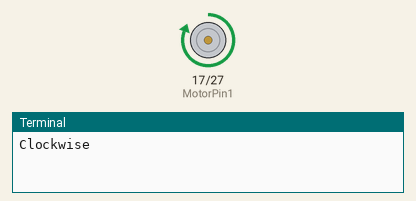
The program below on a simulated Raspberry Pi (BCM pin numbers). Shown: motor-driver pin pairs drawn as motors (green arrow = first pin HIGH = forward, orange = second pin HIGH = backward, longer = more drive, scaled by the enable pin), the last lines printed to the terminal.

Above: at 2.5 s.
At 12.5 s:
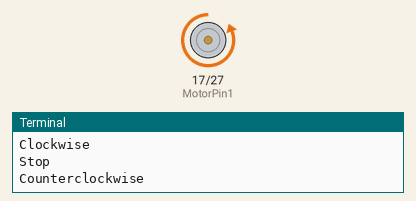
At 17.5 s:
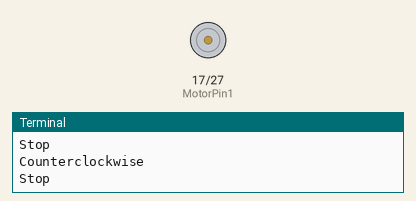
Timing chart, 0 to 26.0 s (numbered marks = the images above):
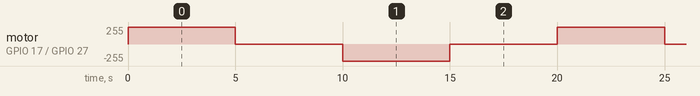

The program:

1.3.1_Motor.py
```python
'''
/**********************************************************************
* Author      : Ala Rmida
* E-mail      : ala.rmida.ingen@gmail.com
* website     : https://ala-rmida-ann1998.netlify.app/
**********************************************************************/'''

import RPi.GPIO as GPIO
import time

# Set up pins
MotorPin1   = 17
MotorPin2   = 27
MotorEnable = 22

def setup():
	# Set the GPIO modes to BCM Numbering
	GPIO.setmode(GPIO.BCM)
	# Set pins to output
	GPIO.setup(MotorPin1, GPIO.OUT)
	GPIO.setup(MotorPin2, GPIO.OUT)
	GPIO.setup(MotorEnable, GPIO.OUT, initial=GPIO.LOW)

# Define a motor function to spin the motor
# direction should be
# 1(clockwise), 0(stop), -1(counterclockwise)
def motor(direction):
	# Clockwise
	if direction == 1:
		# Set direction
		GPIO.output(MotorPin1, GPIO.HIGH)
		GPIO.output(MotorPin2, GPIO.LOW)
		# Enable the motor
		GPIO.output(MotorEnable, GPIO.HIGH)
		print ("Clockwise")
	# Counterclockwise
	if direction == -1:
		# Set direction
		GPIO.output(MotorPin1, GPIO.LOW)
		GPIO.output(MotorPin2, GPIO.HIGH)
		# Enable the motor
		GPIO.output(MotorEnable, GPIO.HIGH)
		print ("Counterclockwise")
	# Stop
	if direction == 0:
		# Disable the motor
		GPIO.output(MotorEnable, GPIO.LOW)
		print ("Stop")

def main():

	# Define a dictionary to make the script more readable
	# CW as clockwise, CCW as counterclockwise, STOP as stop
	directions = {'CW': 1, 'CCW': -1, 'STOP': 0}
	while True:
		# Clockwise
		motor(directions['CW'])
		time.sleep(5)
		# Stop
		motor(directions['STOP'])
		time.sleep(5)
		# Anticlockwise
		motor(directions['CCW'])
		time.sleep(5)
		# Stop
		motor(directions['STOP'])
		time.sleep(5)

def destroy():
	# Stop the motor
	GPIO.output(MotorEnable, GPIO.LOW)
	# Release resource
	GPIO.cleanup()

# If run this script directly, do:
if __name__ == '__main__':
	setup()
	try:
		main()
	# When 'Ctrl+C' is pressed, the program
	# destroy() will be executed.
	except KeyboardInterrupt:
		destroy()
```

Measured:
- by itself, motor on GPIO 17 (MotorPin1) / GPIO 27 (MotorPin2): repeats every 20.0 s: stopped 5.0 s, backward 255/255 5.0 s, stopped 5.0 s, forward 255/255 5.0 s
